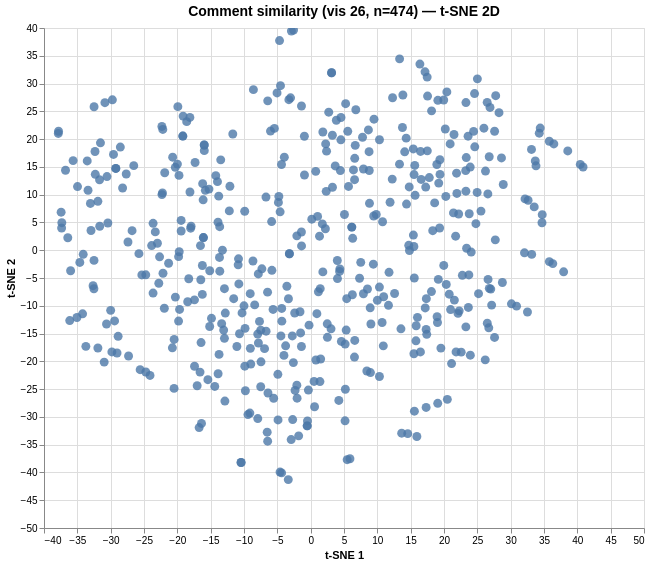

Here is the Vega-Lite specification saved for this chart:
### Vega specification from a JSON file in a GitHub repository (floating-point values rounded to 4 significant figures; data arrays with more than 128 entries replaced by an {"elided": "..."} marker saying what was removed)
{"$schema": "https://vega.github.io/schema/vega/v6.json", "data": [{"name": "param_1e9efca18e7a2868_store"}, {"name": "source_0", "values": {"elided": "474 records"}}, {"name": "source_0_x_domain_dim_1", "values": [{"min": -37.85, "max": 40.86}]}, {"name": "source_0_y_domain_dim_2", "values": [{"min": -41.29, "max": 39.63}]}], "signals": [{"name": "unit", "value": {}, "on": [{"events": "pointermove", "update": "isTuple(group()) ? group() : unit"}]}, {"name": "param_1e9efca18e7a2868", "update": "vlSelectionResolve(\"param_1e9efca18e7a2868_store\", \"union\")"}, {"name": "param_1e9efca18e7a2868_dim_1", "on": [{"events": [{"source": "view", "type": "dblclick"}], "update": "null"}, {"events": {"signal": "param_1e9efca18e7a2868_translate_delta"}, "update": "panLinear(param_1e9efca18e7a2868_translate_anchor.extent_x, -param_1e9efca18e7a2868_translate_delta.x / width)"}, {"events": {"signal": "param_1e9efca18e7a2868_zoom_delta"}, "update": "zoomLinear(domain(\"x\"), param_1e9efca18e7a2868_zoom_anchor.x, param_1e9efca18e7a2868_zoom_delta)"}]}, {"name": "param_1e9efca18e7a2868_dim_2", "on": [{"events": [{"source": "view", "type": "dblclick"}], "update": "null"}, {"events": {"signal": "param_1e9efca18e7a2868_translate_delta"}, "update": "panLinear(param_1e9efca18e7a2868_translate_anchor.extent_y, param_1e9efca18e7a2868_translate_delta.y / height)"}, {"events": {"signal": "param_1e9efca18e7a2868_zoom_delta"}, "update": "zoomLinear(domain(\"y\"), param_1e9efca18e7a2868_zoom_anchor.y, param_1e9efca18e7a2868_zoom_delta)"}]}, {"name": "param_1e9efca18e7a2868_tuple", "on": [{"events": [{"signal": "param_1e9efca18e7a2868_dim_1 || param_1e9efca18e7a2868_dim_2"}], "update": "param_1e9efca18e7a2868_dim_1 && param_1e9efca18e7a2868_dim_2 ? {unit: \"\", fields: param_1e9efca18e7a2868_tuple_fields, values: [param_1e9efca18e7a2868_dim_1,param_1e9efca18e7a2868_dim_2]} : null"}]}, {"name": "param_1e9efca18e7a2868_tuple_fields", "value": [{"field": "dim_1", "channel": "x", "type": "R"}, {"field": "dim_2", "channel": "y", "type": "R"}]}, {"name": "param_1e9efca18e7a2868_translate_anchor", "value": {}, "on": [{"events": [{"source": "scope", "type": "pointerdown"}], "update": "{x: x(unit), y: y(unit), extent_x: domain(\"x\"), extent_y: domain(\"y\")}"}]}, {"name": "param_1e9efca18e7a2868_translate_delta", "value": {}, "on": [{"events": [{"source": "window", "between": [{"source": "scope", "type": "pointerdown"}, {"source": "window", "type": "pointerup"}], "type": "pointermove", "consume": true}], "update": "{x: param_1e9efca18e7a2868_translate_anchor.x - x(unit), y: param_1e9efca18e7a2868_translate_anchor.y - y(unit)}"}]}, {"name": "param_1e9efca18e7a2868_zoom_anchor", "on": [{"events": [{"source": "scope", "consume": true, "type": "wheel"}], "update": "{x: invert(\"x\", x(unit)), y: invert(\"y\", y(unit))}"}]}, {"name": "param_1e9efca18e7a2868_zoom_delta", "on": [{"events": [{"source": "scope", "type": "wheel", "consume": true}], "update": "pow(1.001, event.deltaY * pow(16, event.deltaMode))", "force": true}]}, {"name": "param_1e9efca18e7a2868_modify", "on": [{"events": {"signal": "param_1e9efca18e7a2868_tuple"}, "update": "modify(\"param_1e9efca18e7a2868_store\", param_1e9efca18e7a2868_tuple, true)"}]}], "marks": [{"type": "symbol", "name": "marks", "from": {"data": "source_0"}, "encode": {"update": {"x": {"field": "dim_1", "scale": "x"}, "tooltip": {"signal": "{\"Comment #\": format(datum[\"index\"], \"\"), \"Comment\": isValid(datum[\"comment\"]) ? datum[\"comment\"] : \"\"+datum[\"comment\"]}"}, "y": {"field": "dim_2", "scale": "y"}, "opacity": {"value": 0.8}, "fill": {"value": "#4c78a8"}, "size": {"value": 80}, "shape": {"value": "circle"}}}, "interactive": true, "clip": true, "style": ["circle"]}], "scales": [{"name": "x", "type": "linear", "domain": [{"signal": "(data(\"source_0_x_domain_dim_1\")[0] || {}).min"}, {"signal": "(data(\"source_0_x_domain_dim_1\")[0] || {}).max"}], "range": [0, {"signal": "width"}], "nice": true, "domainRaw": {"signal": "param_1e9efca18e7a2868[\"dim_1\"]"}, "zero": true}, {"name": "y", "type": "linear", "domain": [{"signal": "(data(\"source_0_y_domain_dim_2\")[0] || {}).min"}, {"signal": "(data(\"source_0_y_domain_dim_2\")[0] || {}).max"}], "range": [{"signal": "height"}, 0], "zero": true, "nice": true, "domainRaw": {"signal": "param_1e9efca18e7a2868[\"dim_2\"]"}}], "axes": [{"scale": "x", "orient": "bottom", "grid": true, "gridScale": "y", "aria": false, "maxExtent": 0, "minExtent": 0, "ticks": false, "zindex": 0, "domain": false, "labels": false, "tickCount": {"signal": "ceil(width/40)"}}, {"scale": "y", "minExtent": 0, "domain": false, "ticks": false, "zindex": 0, "orient": "left", "tickCount": {"signal": "ceil(height/40)"}, "labels": false, "maxExtent": 0, "grid": true, "gridScale": "x", "aria": false}, {"scale": "x", "tickCount": {"signal": "ceil(width/40)"}, "zindex": 0, "title": "t-SNE 1", "labelFlush": true, "grid": false, "orient": "bottom", "labelOverlap": true}, {"scale": "y", "labelOverlap": true, "orient": "left", "tickCount": {"signal": "ceil(height/40)"}, "grid": false, "title": "t-SNE 2", "zindex": 0}], "title": {"text": "Comment similarity (vis 26, n=474) — t-SNE 2D", "frame": "group", "fontSize": 14}, "height": 500, "style": "cell", "background": "white", "padding": 5, "width": 600}
